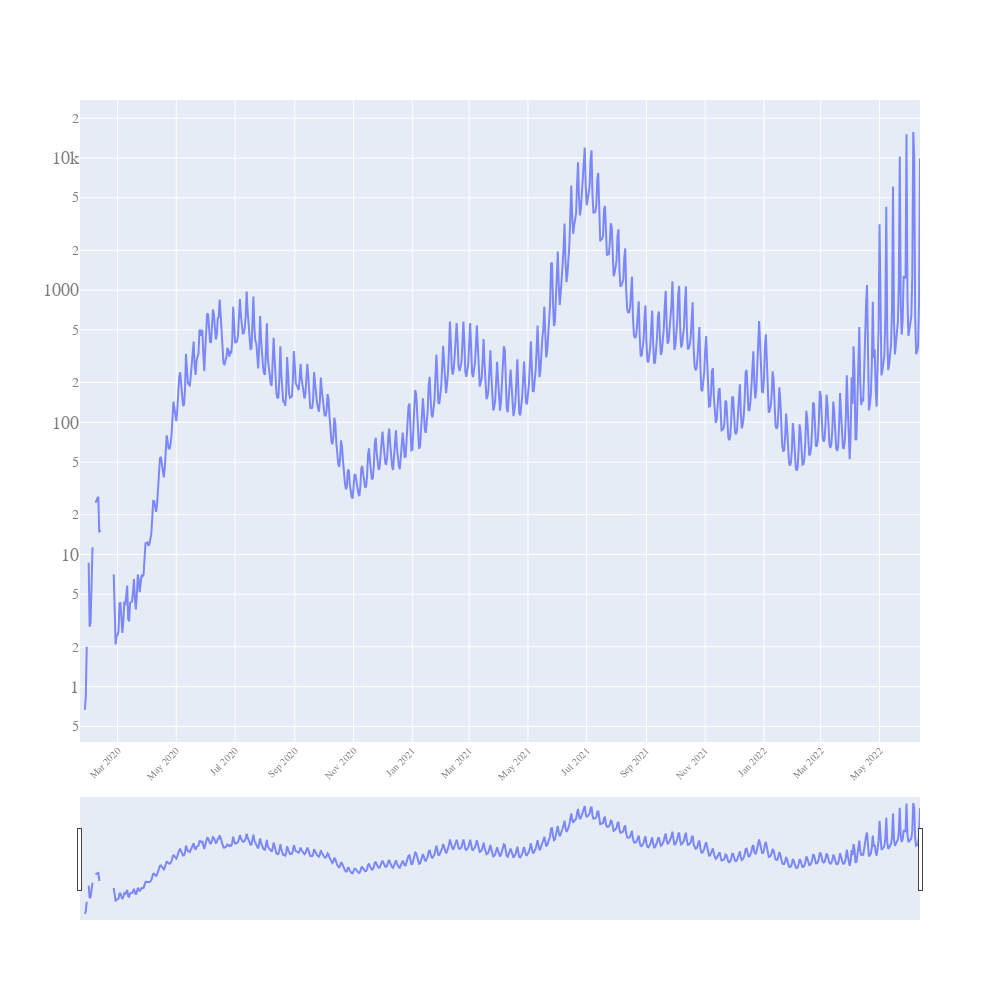

Notebook cell for this chart:
### Code cell
quick_plot(df_analyse.date,
           df_analyse.iloc[:,[6]],
           y_scale='log',
           slider=True)

### Figure 1 — Plotly figure (JSON) as saved in the notebook; plotly's stock layout.template omitted (floating-point values rounded to 4 significant figures; data arrays with more than 128 entries replaced by an {"elided": "..."} marker saying what was removed)
{"data": [{"name": "Germany_DR", "opacity": 0.8, "type": "scatter", "x": {"elided": "873 str values"}, "y": {"elided": "873 float values"}}], "layout": {"autosize": true, "font": {"color": "#7f7f7f", "family": "PT Sans, monospace", "size": 18}, "height": 1000, "width": 1000, "xaxis": {"nticks": 20, "rangeslider": {"visible": true}, "tickangle": -45, "tickfont": {"color": "#7f7f7f", "size": 10}}, "yaxis": {"type": "log"}}}
